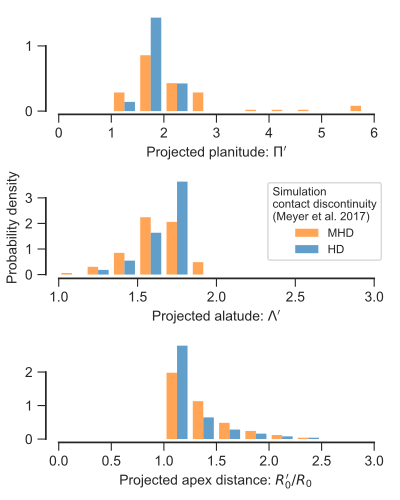

Recreate this plot in Python.
import sys
import numpy as np
from scipy.interpolate import interp1d
import statsmodels.api as sm
from astropy.table import Table
from matplotlib import pyplot as plt
import matplotlib.ticker
import seaborn as sns
from simulation_shape import Simulation
sys.path.append("../Dust-wave")
import bow_projection as bp
import bow_diagnostic

plotfile = sys.argv[0].replace('.py', '.pdf')

sns.set_style('ticks')
fig, axes = plt.subplots(3, 1, figsize=(4, 5))


bp.N_NEIGHBORHOOD = 200
bp.DEGREE_POLY_NEIGHBORHOOD = 1
bp.SCALE_NEIGHBORHOOD = (60./180.) # => +/-60 deg at i=0
bp.DEGREE_POLY_NEIGHBORHOOD_90 = 2
bp.SCALE_NEIGHBORHOOD_90 = 0.01

models = ["M17-HD2040", "M17-MHD2040-AllB7"][::-1]
labels = ["HD", "MHD"][::-1]

colors = sns.color_palette(n_colors=len(models))[::-1]

sini = np.linspace(0.0, 1.0, 100)
inc = np.arcsin(sini)
R0p, Rc, R90 = [], [], []
for model in models:
    # First do the "theoretical" tracks
    shape = Simulation(name=model, force_open=True, cheby_degree=12)
    tab = bow_diagnostic.parameter_table(inc, shape)
    R0p.append(tab['R_0 prime'])
    Rc.append(tab['tilde R_c prime'])
    R90.append(tab['tilde R_90 prime'])

axes[0].hist(Rc,  density=True, bins=12, alpha=0.7, range=[0.0, 6.0], color=colors, label=labels)
axes[1].hist(R90, density=True, bins=12, alpha=0.7, range=[1.0, 3.0], color=colors, label=labels)
axes[2].hist(R0p, density=True, bins=12, alpha=0.7, range=[0.0, 3.0], color=colors, label=labels)

axes[1].legend(ncol=1, fontsize='small',
             title='Simulation\ncontact discontinuity\n(Meyer et al. 2017)',
             frameon=True).get_title().set_size('small')
axes[0].set(
    xlabel=r"Projected planitude: $\Pi'$",
    yticks=[0, 1],
    ylim=[-0.05, None],
)
axes[1].set(
    xlabel=r"Projected alatude: $\Lambda'$",
    ylabel="Probability density",
    ylim=[-0.05*3, None],
)
axes[2].set(
    xlabel=r"Projected apex distance: $R_{0}'/R_{0}$",
    ylim=[-0.05*2, None],
)

sns.despine(trim=True)
fig.tight_layout(pad=0.5)
fig.savefig(plotfile)
print(plotfile, end='')
